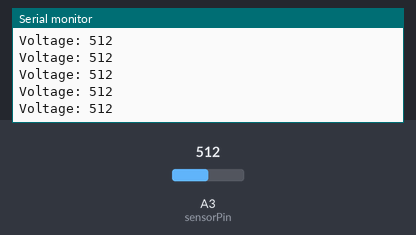
Recording of a sketch running on a simulated Arduino Uno, built with avr-gcc and run on an emulated ATmega328P. On the bench: the last lines printed to the serial monitor. The test bench sets the inputs (shaded band); at power-on: A3 (sensorPin) = 512.

Above: at 8.7 s.
8.8 s: A3 (sensorPin) set to 991
At 9.5 s:
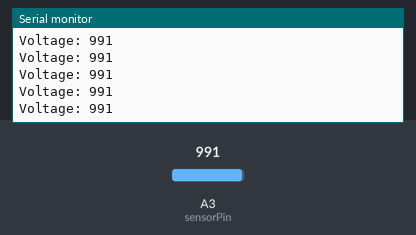
10.3 s: A3 (sensorPin) set to 1015
At 11.1 s:
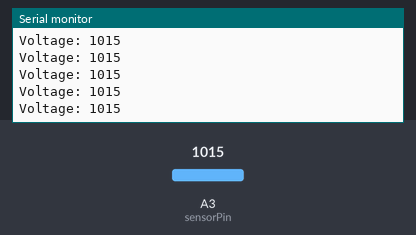
Timing chart, 0 to 13.3 s (numbered marks = the images above; inputs shaded):
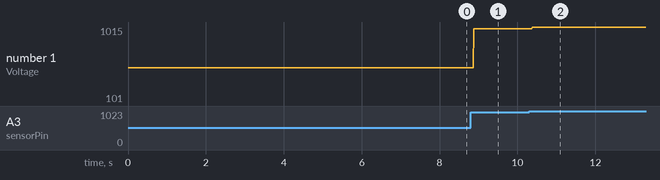

Measured:
- after the input at 8.8 s, the serial monitor: prints a new line after 0.08 s (image 1)
- after the input at 10.3 s, the serial monitor: prints a new line after 0.08 s (image 2)
- plotted number 1: 512 → 991 after the input at 8.8 s, 991 → 101 after the input at 10.3 s

The sketch:

VoltageDividerPhotoresistor.ino
```cpp
int sensorPin = A3;

int voltageAtSensor;

void setup() {
  // put your setup code here, to run once:
  pinMode(sensorPin, INPUT);
  Serial.begin(9600);
}

void loop() {
  // put your main code here, to run repeatedly:
  voltageAtSensor = analogRead(sensorPin);
  Serial.print("Voltage: ");
  Serial.println(voltageAtSensor);
}
```
